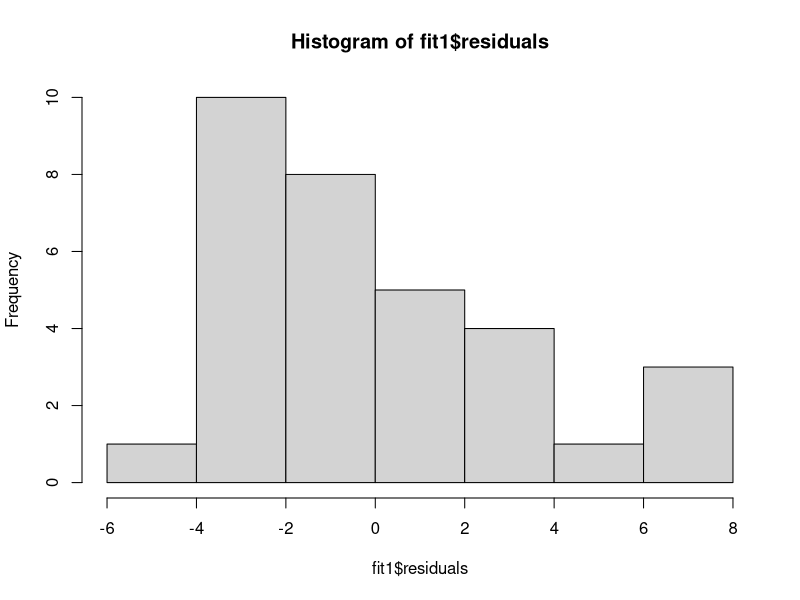

Recreate this plot in R.
# Linear regression
data(mtcars)
nrow(mtcars)


fit1 <- lm(mpg ~ disp, data = mtcars)

# expected value of residuals is zero
fitted.values <- fit1$coefficients[1] +
  fit1$coefficients[2] * mtcars$disp 
mtcars$mpg - fitted.values 
fit1$residuals
hist(fit1$residuals)

# the utopia case
# variables


library(MASS)
set.seed(123)
m <- mvrnorm(10000, mu = c(20,2.6),
             Sigma = matrix(c(8,0.85,0.85,.57),ncol = 2),
             empirical = TRUE)
disp <- m[,1]
wt <- m[,2]
am <- rbinom(10000,1,.4)
cyl <- sample(c(4,6,8),
              10000,
              replace = T,
              prob = c(.2,.4,.4))
e <- rnorm(10000)

# true model
mpg <- 32 - 0.131 * disp - 1.9 * wt +
  1.8*am - 1.13*cyl + e


utopia <- data.frame(mpg,disp,wt,am,cyl)

fit_true <- lm(mpg ~ disp + wt + am +
                 cyl, data = utopia)
summary(fit_true)

# omitted variable bias
# note that OTHER variables change 
# their coefficients
fit_omitted_1 <- lm(mpg ~ disp + wt + 
                      cyl, data = utopia)
summary(fit_omitted_1)


fit_omitted_2 <- lm(mpg ~ wt + am +
                      cyl, data = utopia)
summary(fit_omitted_2)


